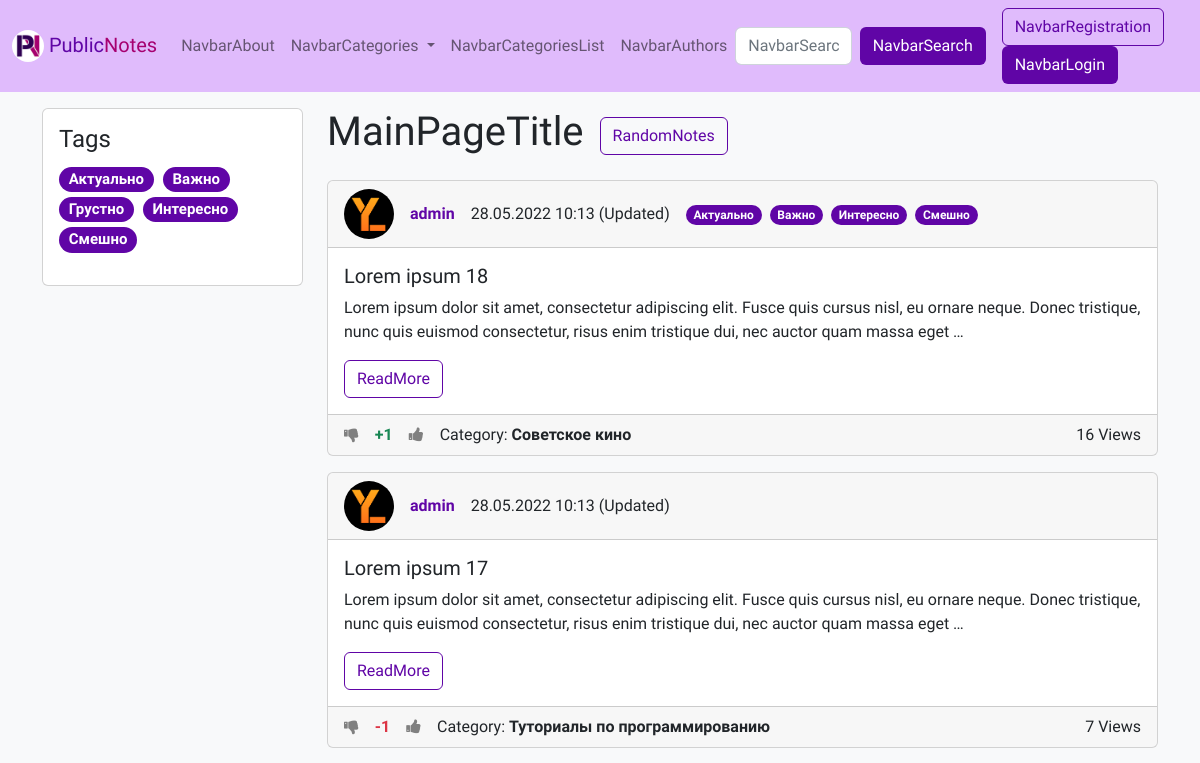
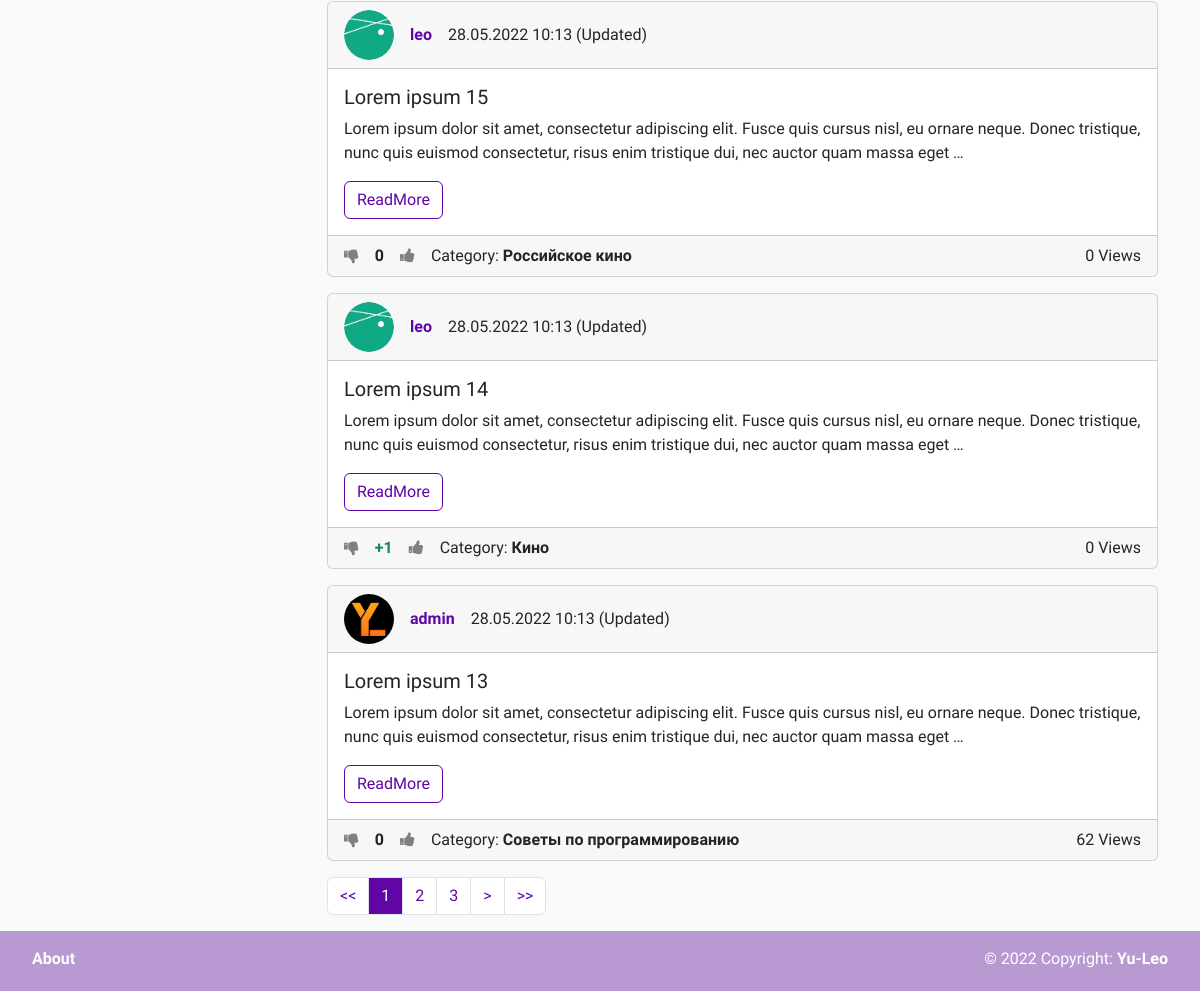
The page / on the database its author committed (2 pictures, top to bottom).
### wall/models.py (models this page shows, shortened)
class Tag(models.Model):
    title = models.CharField(max_length=50, verbose_name=_('Title'), unique=True)
    def get_absolute_url(self):
        return reverse('tag', kwargs={"pk": self.pk})
    class Meta:
        verbose_name = _('Tag')
        verbose_name_plural = _('Tags')
        ordering = ['title']

class Note(models.Model):
    title = models.CharField(max_length=150, verbose_name=_('Title'))
    content = models.TextField(verbose_name=_('Text'), blank=True)
    created_at = models.DateTimeField(auto_now_add=True, verbose_name=_('CreationTime'))
    updated_at = models.DateTimeField(auto_now=True, verbose_name=_('LastUpdateTime'))
    views = models.PositiveIntegerField(default=0, verbose_name=_('NumberOfViews'))
    is_public = models.BooleanField(verbose_name=_('Public'), default=False)
    stared = models.BooleanField(verbose_name=_('Important'), default=False)
    author = models.ForeignKey(
        settings.AUTH_USER_MODEL,
        on_delete=models.CASCADE,
        verbose_name=_('Author'),
        null=True,
        blank=True,
    )
    is_pined = models.BooleanField(verbose_name=_('PinedInProfile'), default=False)
    category = TreeForeignKey('Category', on_delete=models.SET_NULL, verbose_name=_('Category'), null=True, blank=True)
    tags = models.ManyToManyField('Tag', blank=True, verbose_name=_('Tags'), related_name='notes')
    likes = models.ManyToManyField('User', blank=True, verbose_name=_('NoteLikes'), related_name='liked_notes')
    dislikes = models.ManyToManyField('User', blank=True, verbose_name=_('NoteDislikes'), related_name='disliked_notes')
    def get_absolute_url(self):
        return reverse('note', kwargs={"pk": self.pk})
    @property
    def rating(self) -> int:
        return len(self.likes.all()) - len(self.dislikes.all())
    class Meta:
        verbose_name = _('Note')
        verbose_name_plural = _('Notes')
        ordering = ['-created_at', 'title']

class User(AbstractUser):
    email = models.EmailField(unique=True, verbose_name='E-mail')
    photo = models.ImageField(upload_to='photos/%Y/%m/%d/', verbose_name=_('Avatar'), blank=True)
    bio = models.TextField(verbose_name=_('Bio'), blank=True)
    show_email = models.BooleanField(verbose_name=_('PublicEmail'), default=False)
    def get_absolute_url(self):
        return reverse('author', kwargs={"pk": self.pk})

class Category(MPTTModel):
    parent = TreeForeignKey('self', on_delete=models.CASCADE, null=True, blank=True, related_name='children',
                            verbose_name=_('ParentCategory'))
    title = models.CharField(max_length=150, verbose_name=_('Title'), unique=True)
    preview = models.ImageField(upload_to='photos/%Y/%m/%d/', verbose_name=_('Preview'), blank=True)
    def get_absolute_url(self):
        return reverse('category', kwargs={"pk": self.pk})
    class MPTTMeta:
        order_insertion_by = ['title']
    class Meta:
        verbose_name = _('Category')
        verbose_name_plural = _('Categories')
        ordering = ['title']

### wall/views.py (the view)
# urls.py: path('', views.index, name='home'),
def index(request):
    notes = services.get_all_public_notes()
    paginator = Paginator(notes, 5)
    page_num = request.GET.get('page', 1)
    page_objects = paginator.get_page(page_num)
    context = {
        'page_obj': page_objects,
    }
    return render(request, 'wall/index.html', context)

### wall/services/category_services.py (called while the page is built)
def get_categories() -> TreeQuerySet[Category]:
    return Category.objects.all()

### wall/services/note_services.py (called while the page is built)
def get_all_public_notes() -> QuerySet[Note]:
    return Note.objects.filter(is_public=True).select_related('category', 'author')

def is_authenticated_user_the_author_of_note(authenticated_user: User | AnonymousUser,
                                             note_pk: int) -> bool:
    return authenticated_user == Note.objects.get(pk=note_pk).author

def has_note_been_updated(note: Note) -> bool:
    return (note.updated_at - note.created_at).total_seconds() >= 1

### wall/services/tag_services.py (called while the page is built)
def get_tags() -> QuerySet[Tag]:
    return Tag.objects.all()

### wall/services/user_services.py (called while the page is built)
def did_user_like_note(user: User | AnonymousUser, note: Note) -> bool:
    return user in note.likes.all()

def did_user_dislike_note(user: User | AnonymousUser, note: Note) -> bool:
    return user in note.dislikes.all()

### wall/templatetags/wall_tags.py (called while the page is built)
@register.simple_tag
def get_categories():
    return services.get_categories()

@register.simple_tag
def get_tags():
    return services.get_tags()

@register.inclusion_tag('wall/note_template.html')
def one_note(note: models.Note,
             show_full: bool = False,
             in_profile: bool = False,
             user: models.User | AnonymousUser = AnonymousUser,
             ):
    context = {
        'note': note,
        'allow_edit': services.is_authenticated_user_the_author_of_note(user, note_pk=note.pk),
        'show_full': show_full,
        'was_updated': services.has_note_been_updated(note),
        'in_profile': in_profile,
        'is_liked': services.did_user_like_note(user, note),
        'is_disliked': services.did_user_dislike_note(user, note),
    }
    return context

### wall/templates/wall/index.html (shortened to what this page needs)
{% extends 'base.html' %}
{% load wall_tags %}
{% load i18n %}
{% block sidebar %}
<div class="card">
    <div class="card-body">
        <h4 class="card-title">{% trans 'Tags' %}</h4>
        <p class="fs-5">
            {% get_tags as tags %}
            {% for tag in tags %}
            <a href="{{ tag.get_absolute_url }}"
               class="badge rounded-pill text-bg-purple text-decoration-none me-1">
                {{ tag.title }}</a>
            {% endfor %}
        </p>
    </div>
</div>
{% endblock %}
{% block content_title %}
<div class="hstack gap-3 mb-3">
    <div>
        <h1>{% trans 'MainPageTitle' %}</h1>
    </div>
    <div>
        <a href="{% url 'random_note' %}" class="btn btn-outline-purple">{% trans 'RandomNotes' %}</a>
    </div>
</div>
{% endblock %}
{% block content %}
{% include 'wall/inc/_notes_list.html' %}
{% include 'wall/inc/_pagination.html' %}
{% endblock %}

### wall/templates/wall/note_template.html (shortened to what this page needs)
{% load wall_tags %}
{% load i18n %}
<div class="card mb-3">
    <div class="card-header">
        <div class="hstack gap-3">
            <div class="">
                <img src="{% if note.author.photo %}
                {{ note.author.photo.url }}
                {% else %}
                {% load static %}
                {% endif %}" alt="..." width="50" height="50"
                     style="border-radius: 25px;">
            </div>
            <div class="fw-bold">
                {% if note.author %}
                <a href="{{ note.author.get_absolute_url }}" class="text-decoration-none text-purple">
                    {{ note.author.username }}</a>
                {% else %}
                Аноним
                {% endif %}
            </div>
            <div class="fw-light">
                {{ note.created_at|date:"d.m.Y H:i" }}
                {% if was_updated %}
                <span data-bs-toggle="tooltip"
                      title="{{ note.updated_at|date:'d.m.Y H:i' }}">
                    ({% trans 'Updated' %})</span>
                {% endif %}
            </div>
            <div>
                {% for tag in note.tags.all %}
                <a href="{{ tag.get_absolute_url }}"
                   class="badge rounded-pill text-bg-purple text-decoration-none me-1">
                    {{ tag.title }}</a>
                {% endfor %}
            </div>
        </div>
    </div>
    <div class="card-body" style="transform: rotate(0);">
        <h5 class="card-title">
            {% if show_full %}
            {{ note.title }}
            {% else %}
            {{ note.title|truncatewords:10 }}
            {% endif %}
        </h5>
        <p class="card-text">
            {% if show_full %}
            {{ note.content }}
            {% else %}
            {{ note.content|truncatewords:30 }}
            {% endif %}
        </p>
        {% if not show_full %}
        <a href="{{ note.get_absolute_url }}" class="btn btn-outline-purple stretched-link">{% trans 'ReadMore' %}</a>
        {% endif %}
    </div>
    <div class="card-footer">
        <div class="hstack gap-3">
            <div>
                <a href="{% url 'dislike_note' note.pk %}"
                   style="
                   {% if is_disliked %}
                   color: Black;
                   {% else %}
                   color: Grey;
                   {% endif %}">
                    <i class="fa fa-thumbs-down"></i>
                </a>
            </div>
            <div>
                <span class="fw-bold">
                    {% if note.rating > 0 %}
                    <span class="text-success">+{{ note.rating }}</span>
                    {% elif note.rating < 0 %}
                    <span class="text-danger">{{ note.rating }}</span>
                    {% else %}
                    <span>{{ note.rating }}</span>
                    {% endif %}
                </span>
            </div>
            <div>
                <a href="{% url 'like_note' note.pk %}"
                   style="
                   {% if is_liked %}
                   color: Black;
                   {% else %}
                   color: Grey;
                   {% endif %}">
                    <i class="fa fa-thumbs-up"></i>
                </a>
            </div>
            {% if note.category %}
            <div><span class="">{% trans 'Category' %}: </span><a href="{{ note.category.get_absolute_url }}"
                                                                  class="text-decoration-none text-dark fw-bold">
                {{ note.category.title }}</a></div>
            {% endif %}
            <div class="ms-auto">{{ note.views }} {% trans 'Views' %}</div>
        </div>
    </div>
</div>

### wall/static/wall/css/style.css (style rules this page uses)
:root { --purple: #6005A6; --dark-purple: #3E026C; --pink: #A60070; --dark-pink: #7B0053; }
html { position: relative; min-height: 100%; }
body { margin-bottom: 60px; font-family: 'Raleway', sans-serif; }
.text-purple { color: var(--purple); }
.btn-outline-purple { border-color: var(--purple); color: var(--purple); }
.text-bg-purple { background-color: var(--purple); color: #fff; }

### rows shown on the page
Tag: title "Актуально"
Tag: title "Важно"
Tag: title "Грустно"
Tag: title "Интересно"
Tag: title "Смешно"
Note: author.photo (picture), author.username "admin", created_at "28.05.2022 10:13", title "Lorem ipsum 18", content "Lorem ipsum dolor sit amet, consectetur adipiscing elit. Fusce quis cursus nisl, eu ornare neque. Donec tristique, nunc quis euismod consectetur, risus enim tristique dui, nec auctor quam massa eget …", rating "1", category "Советское кино", views "16"
Note: author.photo (picture), author.username "admin", created_at "28.05.2022 10:13", title "Lorem ipsum 17", content "Lorem ipsum dolor sit amet, consectetur adipiscing elit. Fusce quis cursus nisl, eu ornare neque. Donec tristique, nunc quis euismod consectetur, risus enim tristique dui, nec auctor quam massa eget …", rating "-1", category "Туториалы по программированию", views "7"
Note: author.photo (picture), author.username "leo", created_at "28.05.2022 10:13", title "Lorem ipsum 15", content "Lorem ipsum dolor sit amet, consectetur adipiscing elit. Fusce quis cursus nisl, eu ornare neque. Donec tristique, nunc quis euismod consectetur, risus enim tristique dui, nec auctor quam massa eget …", rating "0", category "Российское кино", views "0"
Note: author.photo (picture), author.username "leo", created_at "28.05.2022 10:13", title "Lorem ipsum 14", content "Lorem ipsum dolor sit amet, consectetur adipiscing elit. Fusce quis cursus nisl, eu ornare neque. Donec tristique, nunc quis euismod consectetur, risus enim tristique dui, nec auctor quam massa eget …", rating "1", category "Кино", views "0"
Note: author.photo (picture), author.username "admin", created_at "28.05.2022 10:13", title "Lorem ipsum 13", content "Lorem ipsum dolor sit amet, consectetur adipiscing elit. Fusce quis cursus nisl, eu ornare neque. Donec tristique, nunc quis euismod consectetur, risus enim tristique dui, nec auctor quam massa eget …", rating "0", category "Советы по программированию", views "62"

### other values the page prints
{{ p }} "1"
{{ p }} "2" "3"
